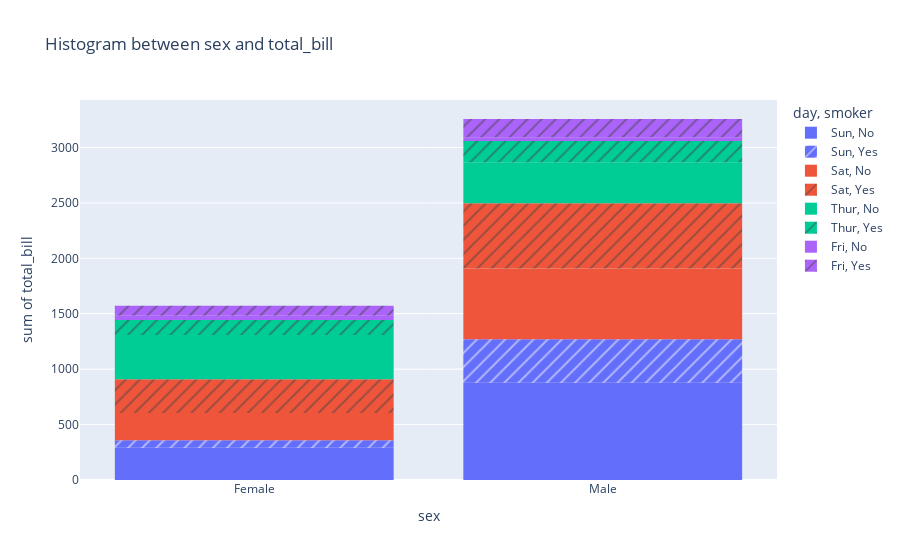

Write notebook code for a chart like this one.
### Code cell
# Q3

hist_plot = px.histogram(tips_data,x='sex',y='total_bill',title='Histogram between sex and total_bill',
                         pattern_shape='smoker',color='day')
hist_plot.show()

### Figure 1 — Plotly figure (JSON) as saved in the notebook; plotly's stock layout.template omitted (floating-point values rounded to 4 significant figures)
{"data": [{"alignmentgroup": "True", "bingroup": "x", "histfunc": "sum", "hovertemplate": "day=Sun<br>smoker=No<br>sex=%{x}<br>sum of total_bill=%{y}<extra></extra>", "legendgroup": "Sun, No", "marker": {"color": "#636efa", "pattern": {"shape": ""}}, "name": "Sun, No", "offsetgroup": "Sun, No", "orientation": "v", "showlegend": true, "type": "histogram", "x": ["Female", "Male", "Male", "Male", "Female", "Male", "Male", "Male", "Male", "Male", "Male", "Female", "Male", "Male", "Female", "Male", "Female", "Male", "Female", "Male", "Male", "Male", "Male", "Male", "Male", "Male", "Male", "Male", "Male", "Female", "Female", "Male", "Male", "Male", "Male", "Male", "Female", "Female", "Male", "Male", "Male", "Male", "Male", "Male", "Female", "Male", "Female", "Female", "Male", "Male", "Male", "Female", "Male", "Male", "Male", "Male", "Male"], "xaxis": "x", "y": [16.99, 10.34, 21.01, 23.68, 24.59, 25.29, 8.77, 26.88, 15.04, 14.78, 10.27, 35.26, 15.42, 18.43, 14.83, 21.58, 10.33, 16.29, 16.97, 17.46, 13.94, 9.68, 30.4, 18.29, 22.23, 32.4, 28.55, 18.04, 12.54, 10.29, 34.81, 9.94, 25.56, 19.49, 38.07, 23.95, 25.71, 17.31, 29.93, 14.07, 13.13, 17.26, 24.55, 19.77, 29.85, 48.17, 25, 13.39, 16.49, 21.5, 12.66, 16.21, 13.81, 24.52, 20.76, 31.71, 20.69], "yaxis": "y"}, {"alignmentgroup": "True", "bingroup": "x", "histfunc": "sum", "hovertemplate": "day=Sun<br>smoker=Yes<br>sex=%{x}<br>sum of total_bill=%{y}<extra></extra>", "legendgroup": "Sun, Yes", "marker": {"color": "#636efa", "pattern": {"shape": "/"}}, "name": "Sun, Yes", "offsetgroup": "Sun, Yes", "orientation": "v", "showlegend": true, "type": "histogram", "x": ["Female", "Male", "Male", "Male", "Male", "Male", "Male", "Female", "Male", "Male", "Male", "Male", "Male", "Male", "Female", "Male", "Female", "Male", "Male"], "xaxis": "x", "y": [17.51, 7.25, 31.85, 16.82, 32.9, 17.89, 14.48, 9.6, 34.63, 34.65, 23.33, 45.35, 23.17, 40.55, 20.9, 30.46, 18.15, 23.1, 15.69], "yaxis": "y"}, {"alignmentgroup": "True", "bingroup": "x", "histfunc": "sum", "hovertemplate": "day=Sat<br>smoker=No<br>sex=%{x}<br>sum of total_bill=%{y}<extra></extra>", "legendgroup": "Sat, No", "marker": {"color": "#EF553B", "pattern": {"shape": ""}}, "name": "Sat, No", "offsetgroup": "Sat, No", "orientation": "v", "showlegend": true, "type": "histogram", "x": ["Male", "Male", "Female", "Female", "Male", "Male", "Male", "Male", "Male", "Male", "Female", "Male", "Male", "Female", "Female", "Male", "Male", "Male", "Female", "Male", "Male", "Male", "Female", "Male", "Male", "Male", "Female", "Male", "Male", "Female", "Female", "Male", "Female", "Male", "Male", "Female", "Male", "Male", "Male", "Male", "Male", "Male", "Female", "Male", "Male"], "xaxis": "x", "y": [20.65, 17.92, 20.29, 15.77, 39.42, 19.82, 17.81, 13.37, 12.69, 21.7, 19.65, 9.55, 18.35, 15.06, 20.69, 17.78, 24.06, 16.31, 16.93, 18.69, 31.27, 16.04, 26.41, 48.27, 17.59, 20.08, 16.45, 20.23, 12.02, 17.07, 14.73, 10.51, 20.92, 18.24, 14, 7.25, 48.33, 20.45, 13.28, 11.61, 10.77, 10.07, 35.83, 29.03, 17.82], "yaxis": "y"}, {"alignmentgroup": "True", "bingroup": "x", "histfunc": "sum", "hovertemplate": "day=Sat<br>smoker=Yes<br>sex=%{x}<br>sum of total_bill=%{y}<extra></extra>", "legendgroup": "Sat, Yes", "marker": {"color": "#EF553B", "pattern": {"shape": "/"}}, "name": "Sat, Yes", "offsetgroup": "Sat, Yes", "orientation": "v", "showlegend": true, "type": "histogram", "x": ["Male", "Male", "Male", "Male", "Male", "Male", "Female", "Male", "Female", "Female", "Male", "Female", "Female", "Male", "Male", "Male", "Female", "Female", "Female", "Male", "Male", "Male", "Male", "Male", "Female", "Male", "Male", "Female", "Female", "Female", "Male", "Male", "Male", "Female", "Female", "Male", "Male", "Male", "Male", "Male", "Female", "Male"], "xaxis": "x", "y": [38.01, 11.24, 20.29, 13.81, 11.02, 18.29, 3.07, 15.01, 26.86, 25.28, 17.92, 44.3, 22.42, 15.36, 20.49, 25.21, 14.31, 10.59, 10.63, 50.81, 15.81, 26.59, 38.73, 24.27, 12.76, 30.06, 25.89, 13.27, 28.17, 12.9, 28.15, 11.59, 7.74, 30.14, 22.12, 24.01, 15.69, 15.53, 12.6, 32.83, 27.18, 22.67], "yaxis": "y"}, {"alignmentgroup": "True", "bingroup": "x", "histfunc": "sum", "hovertemplate": "day=Thur<br>smoker=No<br>sex=%{x}<br>sum of total_bill=%{y}<extra></extra>", "legendgroup": "Thur, No", "marker": {"color": "#00cc96", "pattern": {"shape": ""}}, "name": "Thur, No", "offsetgroup": "Thur, No", "orientation": "v", "showlegend": true, "type": "histogram", "x": ["Male", "Male", "Male", "Male", "Female", "Male", "Female", "Male", "Male", "Male", "Male", "Female", "Female", "Female", "Male", "Female", "Male", "Male", "Female", "Female", "Male", "Female", "Female", "Male", "Male", "Female", "Female", "Female", "Female", "Female", "Female", "Female", "Female", "Female", "Male", "Male", "Female", "Female", "Female", "Female", "Female", "Male", "Male", "Male", "Female"], "xaxis": "x", "y": [27.2, 22.76, 17.29, 16.66, 10.07, 15.98, 34.83, 13.03, 18.28, 24.71, 21.16, 10.65, 12.43, 24.08, 11.69, 13.42, 14.26, 15.95, 12.48, 29.8, 8.52, 14.52, 11.38, 22.82, 19.08, 20.27, 11.17, 12.26, 18.26, 8.51, 10.33, 14.15, 13.16, 17.47, 34.3, 41.19, 27.05, 16.43, 8.35, 18.64, 11.87, 9.78, 7.51, 7.56, 18.78], "yaxis": "y"}, {"alignmentgroup": "True", "bingroup": "x", "histfunc": "sum", "hovertemplate": "day=Thur<br>smoker=Yes<br>sex=%{x}<br>sum of total_bill=%{y}<extra></extra>", "legendgroup": "Thur, Yes", "marker": {"color": "#00cc96", "pattern": {"shape": "/"}}, "name": "Thur, Yes", "offsetgroup": "Thur, Yes", "orientation": "v", "showlegend": true, "type": "histogram", "x": ["Male", "Male", "Male", "Female", "Male", "Male", "Male", "Male", "Female", "Female", "Male", "Male", "Female", "Female", "Female", "Male", "Female"], "xaxis": "x", "y": [19.44, 32.68, 16, 19.81, 28.44, 15.48, 16.58, 10.34, 43.11, 13, 13.51, 18.71, 12.74, 13, 16.4, 20.53, 16.47], "yaxis": "y"}, {"alignmentgroup": "True", "bingroup": "x", "histfunc": "sum", "hovertemplate": "day=Fri<br>smoker=No<br>sex=%{x}<br>sum of total_bill=%{y}<extra></extra>", "legendgroup": "Fri, No", "marker": {"color": "#ab63fa", "pattern": {"shape": ""}}, "name": "Fri, No", "offsetgroup": "Fri, No", "orientation": "v", "showlegend": true, "type": "histogram", "x": ["Male", "Female", "Male", "Female"], "xaxis": "x", "y": [22.49, 22.75, 12.46, 15.98], "yaxis": "y"}, {"alignmentgroup": "True", "bingroup": "x", "histfunc": "sum", "hovertemplate": "day=Fri<br>smoker=Yes<br>sex=%{x}<br>sum of total_bill=%{y}<extra></extra>", "legendgroup": "Fri, Yes", "marker": {"color": "#ab63fa", "pattern": {"shape": "/"}}, "name": "Fri, Yes", "offsetgroup": "Fri, Yes", "orientation": "v", "showlegend": true, "type": "histogram", "x": ["Male", "Female", "Female", "Male", "Male", "Male", "Male", "Female", "Female", "Male", "Female", "Male", "Male", "Female", "Female"], "xaxis": "x", "y": [28.97, 5.75, 16.32, 40.17, 27.28, 12.03, 21.01, 11.35, 15.38, 12.16, 13.42, 8.58, 13.42, 16.27, 10.09], "yaxis": "y"}], "layout": {"autosize": true, "barmode": "relative", "legend": {"title": {"text": "day, smoker"}, "tracegroupgap": 0}, "title": {"text": "Histogram between sex and total_bill"}, "xaxis": {"anchor": "y", "autorange": true, "domain": [0, 1], "range": [-0.5, 1.5], "title": {"text": "sex"}, "type": "category"}, "yaxis": {"anchor": "x", "autorange": true, "domain": [0, 1], "range": [0, 3428.0], "title": {"text": "sum of total_bill"}, "type": "linear"}}}
